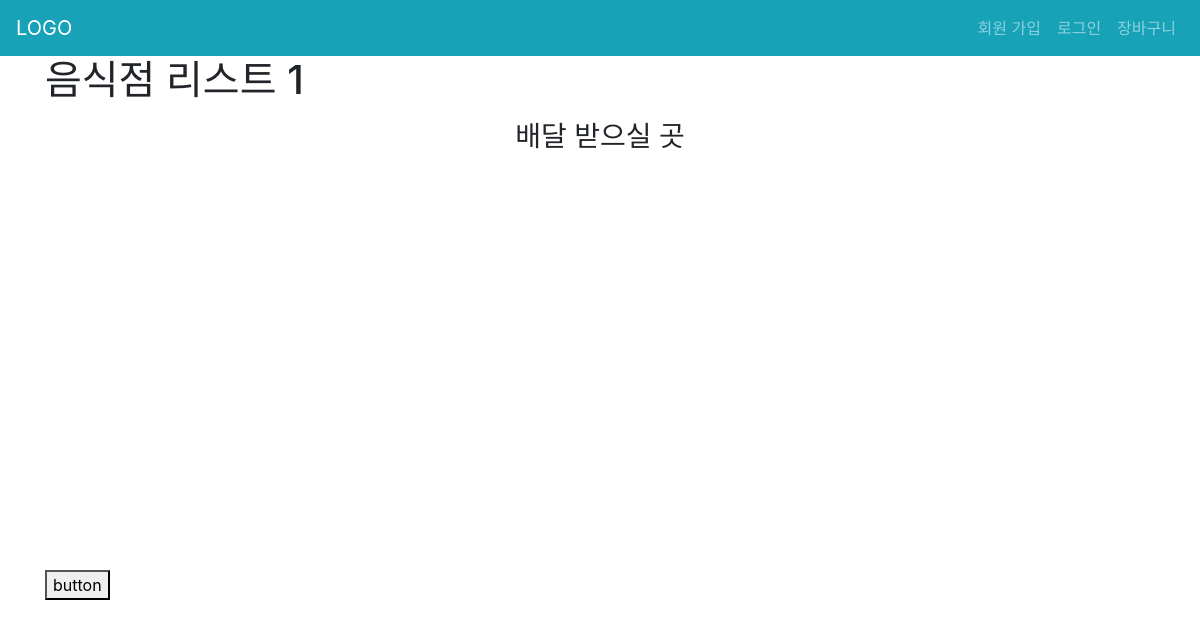
The page /main/1/temp on the database as committed earlier.
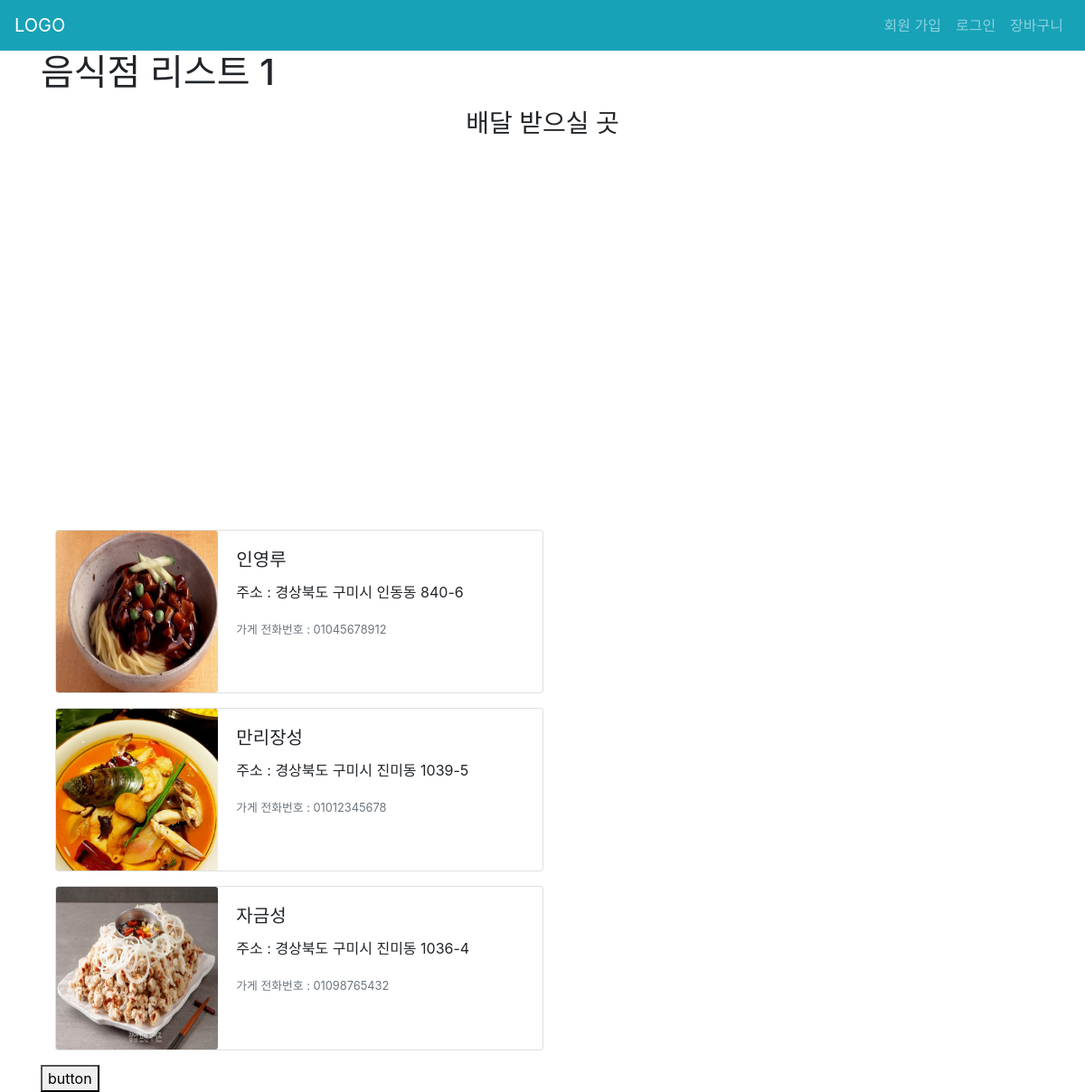
The same page on the database as committed later.
### ceos/models.py (models this page shows)
class Store(models.Model):
    manager = models.ForeignKey(settings.AUTH_USER_MODEL, on_delete=models.CASCADE)
    store_name = models.CharField(max_length=50)
    store_phone = models.CharField(max_length=20)
    store_number = models.CharField(max_length=20)
    store_location = models.CharField(max_length=100)
    store_cartegory = models.IntegerField(default=0, choices=[
            (0, "한식"), (1, "중국집"), (2, "일식"), (3, "피자"), (4, "치킨")
        ])
    store_image = models.ImageField(blank=True, upload_to="store/%Y/%m/%d")
    orderlists = models.ManyToManyField(
            settings.AUTH_USER_MODEL,
            related_name="restaurant",
            through='OrderList',
        )
    reviews = models.ManyToManyField(
            settings.AUTH_USER_MODEL,
            related_name="orderedstore",
            through='reviews.Review',
        )

### main/views.py (the view)
# urls.py: path('<int:category>/temp', views.temp, name="temp"),
def temp(request, category):
    if category != 5:
        stores = Store.objects.filter(store_cartegory=category)
    else:
        stores = Store.objects.all()
    context = {
        'category': category,
        'stores': stores,
    }
    return render(request, 'main/temp.html', context)

### main/templates/main/temp.html (shortened to what this page needs)
{% extends 'base.html' %}
{% block content %}
<h1>음식점 리스트 {{ category }}</h1>
{% include 'maps/index.html' %}
{% for store in stores %}
  <div class="card m-3" style="max-width: 540px;">
    <div class="row no-gutters">
      <div class="col-md-4">
        <img src="{{ store.store_image.url }}" class="card-img" alt="...">
      </div>
      <div class="col-md-8">
        <div class="card-body">
          <h5 class="card-title">{{ store.store_name }}</h5>
          <p class="card-text">주소 : {{ store.store_location }}</p>
          <p class="card-text"><small class="text-muted">가게 전화번호 : {{ store.store_phone }}</small></p>
        </div>
      </div>
    </div>
  </div>
{% endfor %}
<button onclick="getSession()">button</button>
{% endblock %}

### templates/base.html (shortened to what this page needs)
<!DOCTYPE html>
<html lang="ko">
  <head>
    <link
      rel="stylesheet"
      href="https://stackpath.bootstrapcdn.com/bootstrap/4.4.1/css/bootstrap.min.css"
    />
  </head>
  <body>
    {% include '_nav.html' %}
    <div class="container">
    {% block content %} {% endblock %}
    </div>
  </body>
</html>

### templates/_nav.html (shortened to what this page needs)
<nav class="navbar navbar-expand-lg navbar-dark bg-info sticky-top">
    <a class="navbar-brand" href="{% url 'main:index' %}">LOGO</a>
    <div class="collapse navbar-collapse" id="navbarNavAltMarkup">
      <div class="navbar-nav ml-auto">
        {% if request.user.is_authenticated %}
        <a class="nav-item nav-link" href="{% url 'accounts:logout' %}">로그아웃</a>
        {% else %}
        <a class="nav-item nav-link" href="{% url 'accounts:div' %}">회원 가입</a>
        <a class="nav-item nav-link" href="{% url 'accounts:login' %}">로그인</a>
        {% endif %}
        <a class="nav-item nav-link" href="{% url 'shopping:show_cart' %}">장바구니</a>
      </div>
    </div>
  </nav>

### maps/templates/maps/index.html (shortened to what this page needs)
<h3 class="text-center my-3">배달 받으실 곳</h3>
<div class="container">
<div id="map" class="justify-content-center" style="height:400px;"></div>
</div>

Rows that differ between the two databases and show on the page:
added Store: store_image (picture), store_name "인영루", store_location "경상북도 구미시 인동동 840-6", store_phone "01045678912"
added Store: store_image (picture), store_name "만리장성", store_location "경상북도 구미시 진미동 1039-5", store_phone "01012345678"
added Store: store_image (picture), store_name "자금성", store_location "경상북도 구미시 진미동 1036-4", store_phone "01098765432"
